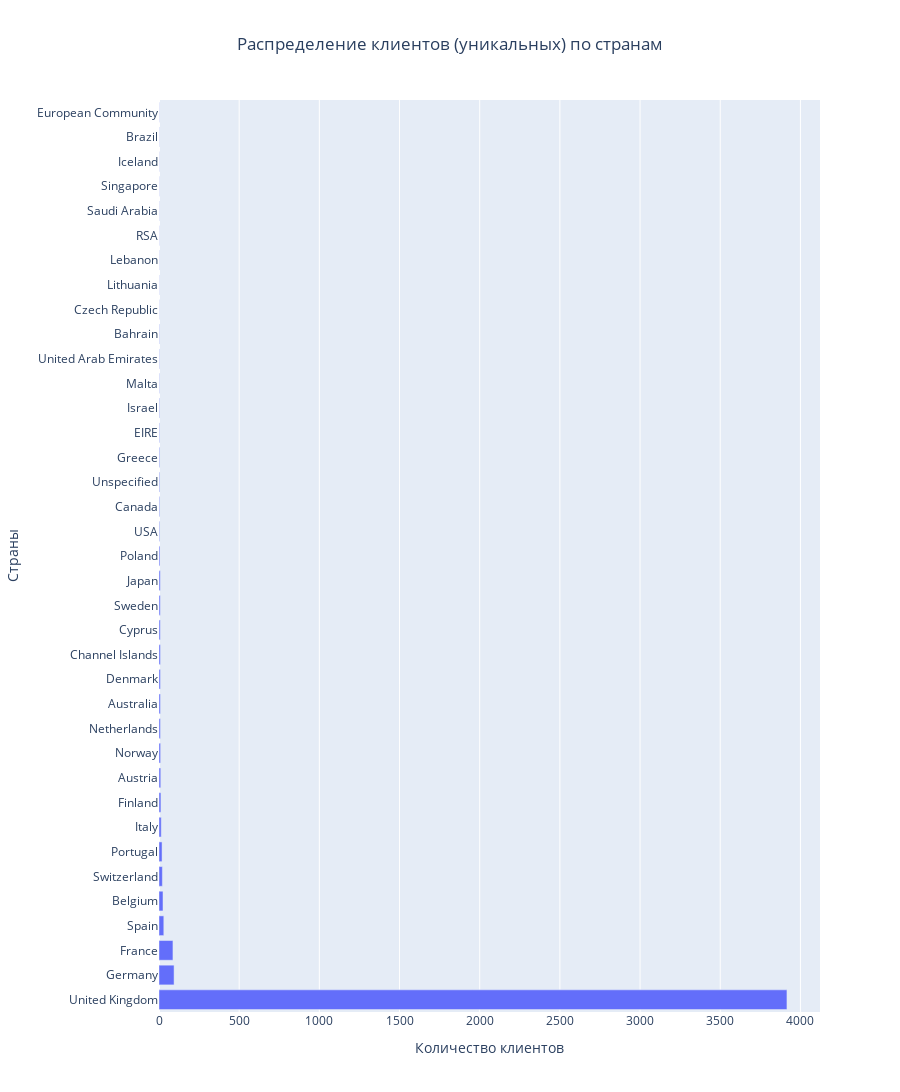

Notebook source saved alongside this figure:
### Markdown cell above
### Задание 4.1
Для начала выясним, в каких странах живут клиенты.

Постройте график, отражающий количество клиентов в каждой из стран. Обратите внимание, что нам нужны именно уникальные клиенты.

В какой стране живёт наибольшее количество клиентов?

* Великобритания (United Kingdom)
* Германия (Germany)
* Франция (France)
* Нидерланды (Netherlands)
* Ирландия (EIRE)
* Австралия (Australia)

### Code cell
country_customer = data.groupby('Country')['CustomerID'].nunique().sort_values(ascending=False)
country_customer = pd.DataFrame(country_customer).reset_index().rename(mapper={'CustomerID': 'Value'}, axis=1)

fig = go.Figure()

fig.add_trace(go.Bar(x=country_customer['Value'], 
                     y=country_customer['Country'], 
                     orientation='h')
              )

fig.update_layout(title='Распределение клиентов (уникальных) по странам', 
                  title_x = 0.5,
                  height=1200)

fig.update_xaxes(title_text='Количество клиентов')
fig.update_yaxes(title_text='Страны')

fig.show()

### Figure 1 — Plotly figure (JSON) as saved in the notebook; plotly's stock layout.template omitted (floating-point values rounded to 4 significant figures)
{"data": [{"orientation": "h", "type": "bar", "x": [3916, 94, 87, 30, 25, 21, 19, 14, 12, 11, 10, 9, 9, 9, 9, 8, 8, 8, 6, 4, 4, 4, 4, 3, 3, 2, 2, 2, 1, 1, 1, 1, 1, 1, 1, 1, 1], "y": ["United Kingdom", "Germany", "France", "Spain", "Belgium", "Switzerland", "Portugal", "Italy", "Finland", "Austria", "Norway", "Netherlands", "Australia", "Denmark", "Channel Islands", "Cyprus", "Sweden", "Japan", "Poland", "USA", "Canada", "Unspecified", "Greece", "EIRE", "Israel", "Malta", "United Arab Emirates", "Bahrain", "Czech Republic", "Lithuania", "Lebanon", "RSA", "Saudi Arabia", "Singapore", "Iceland", "Brazil", "European Community"]}], "layout": {"height": 1200, "title": {"text": "Распределение клиентов (уникальных) по странам", "x": 0.5}, "xaxis": {"title": {"text": "Количество клиентов"}}, "yaxis": {"title": {"text": "Страны"}}}}
